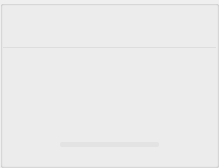
          <widget class="QGroupBox" name="groupBox_201">
           <property name="styleSheet">
            <string notr="true">#groupBox_201{
background-color: rgba(95, 95, 95, 200);
border: 0px solid #42adff;
border-left: 1px solid rgba(200, 200, 200,100);
border-right: 0px solid rgba(29, 83, 185, 255);
border-radius:0px;}</string>
           </property>
           <property name="title">
            <string/>
           </property>
           <layout class="QVBoxLayout" name="verticalLayout_4" stretch="0,0,0">
            <property name="leftMargin">
             <number>0</number>
            </property>
            <property name="topMargin">
             <number>0</number>
            </property>
            <property name="rightMargin">
             <number>0</number>
            </property>
            <property name="bottomMargin">
             <number>0</number>
            </property>
            <item>
             <widget class="QGroupBox" name="groupBox_3">
              <property name="minimumSize">
               <size>
                <width>0</width>
                <height>42</height>
               </size>
              </property>
              <property name="maximumSize">
               <size>
                <width>16777215</width>
                <height>42</height>
               </size>
              </property>
              <property name="styleSheet">
               <string notr="true">#groupBox_3{
border: 0px solid #42adff;
border-bottom: 1px solid rgba(200, 200, 200,100);
border-radius:0px;}</string>
              </property>
              <property name="title">
               <string/>
              </property>
              <layout class="QHBoxLayout" name="horizontalLayout_6">
               <property name="leftMargin">
                <number>11</number>
               </property>
               <property name="topMargin">
                <number>0</number>
               </property>
               <property name="rightMargin">
                <number>11</number>
               </property>
               <property name="bottomMargin">
                <number>0</number>
               </property>
               <item>
                <widget class="QLabel" name="label_6">
                 <property name="minimumSize">
                  <size>
                   <width>0</width>
                   <height>0</height>
                  </size>
                 </property>
                 <property name="maximumSize">
                  <size>
                   <width>16777215</width>
                   <height>40</height>
                  </size>
                 </property>
                 <property name="styleSheet">
                  <string notr="true">QLabel
{
	font-size: 22px;
	font-family: &quot;Microsoft YaHei&quot;;
	font-weight: bold;
 		border-radius:9px;
		background:rgba(66, 195, 255, 0);
color: rgb(218, 218, 218);
}
</string>
                 </property>
                 <property name="text">
                  <string/>
                 </property>
                </widget>
               </item>
               <item>
                <spacer name="horizontalSpacer_14">
                 <property name="orientation">
                  <enum>Qt::Horizontal</enum>
                 </property>
                 <property name="sizeHint" stdset="0">
                  <size>
                   <width>40</width>
                   <height>20</height>
                  </size>
                 </property>
                </spacer>
               </item>
               <item>
                <widget class="QLabel" name="fps_label">
                 <property name="minimumSize">
                  <size>
                   <width>100</width>
                   <height>40</height>
                  </size>
                 </property>
                 <property name="maximumSize">
                  <size>
                   <width>100</width>
                   <height>40</height>
                  </size>
                 </property>
                 <property name="styleSheet">
                  <string notr="true">QLabel
{
	font-size: 20px;
	font-family: &quot;Microsoft YaHei&quot;;
	font-weight: bold;
 		border-radius:9px;
		background:rgba(66, 195, 255, 0);
color: rgb(218, 218, 218);
}
</string>
                 </property>
                 <property name="text">
                  <string/>
                 </property>
                 <property name="alignment">
                  <set>Qt::AlignCenter</set>
                 </property>
                </widget>
               </item>
              </layout>
             </widget>
            </item>
            <item>
             <widget class="QSplitter" name="splitter">
              <property name="enabled">
               <bool>true</bool>
              </property>
              <property name="styleSheet">
               <string notr="true">#splitter::handle{background: 1px solid  rgba(200, 200, 200,100);}</string>
              </property>
              <property name="frameShape">
               <enum>QFrame::NoFrame</enum>
              </property>
              <property name="lineWidth">
               <number>10</number>
              </property>
              <property name="orientation">
               <enum>Qt::Horizontal</enum>
              </property>
              <property name="handleWidth">
               <number>1</number>
              </property>
              <widget class="Label_click_Mouse" name="out_video">
               <property name="enabled">
                <bool>true</bool>
               </property>
               <property name="sizePolicy">
                <sizepolicy hsizetype="Ignored" vsizetype="Ignored">
                 <horstretch>0</horstretch>
                 <verstretch>0</verstretch>
                </sizepolicy>
               </property>
               <property name="minimumSize">
                <size>
                 <width>200</width>
                 <height>0</height>
                </size>
               </property>
               <property name="font">
                <font>
                 <family>微软雅黑</family>
                 <pointsize>36</pointsize>
                </font>
               </property>
               <property name="cursor">
                <cursorShape>ArrowCursor</cursorShape>
               </property>
               <property name="styleSheet">
                <string notr="true">color: rgb(218, 218, 218);
</string>
               </property>
               <property name="text">
                <string/>
               </property>
               <property name="scaledContents">
                <bool>false</bool>
               </property>
               <property name="alignment">
                <set>Qt::AlignCenter</set>
               </property>
              </widget>
             </widget>
            </item>
            <item>
             <layout class="QHBoxLayout" name="horizontalLayout_12">
              <property name="leftMargin">
               <number>11</number>
              </property>
              <property name="rightMargin">
               <number>11</number>
              </property>
              <item>
               <widget class="QPushButton" name="runButton">
                <property name="minimumSize">
                 <size>
                  <width>40</width>
                  <height>40</height>
                 </size>
                </property>
                <property name="styleSheet">
                 <string notr="true">QPushButton {
border-style: solid;
border-width: 0px;
border-radius: 0px;
background-color: rgba(223, 223, 223, 0);
}
QPushButton::focus{outline: none;}
QPushButton::hover {
border-style: solid;
border-width: 0px;
border-radius: 0px;
background-color: rgba(223, 223, 223, 150);}</string>
                </property>
                <property name="text">
                 <string/>
                </property>
                <property name="icon">
                 <iconset resource="../apprcc.qrc">
                  <normaloff>:/img/icon/运行.png</normaloff>
                  <normalon>:/img/icon/暂停.png</normalon>
                  <disabledoff>:/img/icon/运行.png</disabledoff>
                  <disabledon>:/img/icon/暂停.png</disabledon>
                  <activeoff>:/img/icon/运行.png</activeoff>
                  <activeon>:/img/icon/暂停.png</activeon>
                  <selectedoff>:/img/icon/运行.png</selectedoff>
                  <selectedon>:/img/icon/暂停.png</selectedon>:/img/icon/运行.png</iconset>
                </property>
                <property name="iconSize">
                 <size>
                  <width>30</width>
                  <height>30</height>
                 </size>
                </property>
                <property name="checkable">
                 <bool>true</bool>
                </property>
               </widget>
              </item>
              <item>
               <widget class="QProgressBar" name="progressBar">
                <property name="maximumSize">
                 <size>
                  <width>16777215</width>
                  <height>5</height>
                 </size>
                </property>
                <property name="styleSheet">
                 <string notr="true">QProgressBar{ color: rgb(255, 255, 255); font:12pt; border-radius:2px; text-align:center; border:none; background-color: rgba(215, 215, 215,100);} 
QProgressBar:chunk{ border-radius:0px; background: rgba(55, 55, 55, 200);}</string>
                </property>
                <property name="maximum">
                 <number>1000</number>
                </property>
                <property name="value">
                 <number>0</number>
                </property>
                <property name="textVisible">
                 <bool>false</bool>
                </property>
               </widget>
              </item>
              <item>
               <widget class="QPushButton" name="stopButton">
                <property name="minimumSize">
                 <size>
                  <width>40</width>
                  <height>40</height>
                 </size>
                </property>
                <property name="styleSheet">
                 <string notr="true">QPushButton {
border-style: solid;
border-width: 0px;
border-radius: 0px;
background-color: rgba(223, 223, 223, 0);
}
QPushButton::focus{outline: none;}
QPushButton::hover {
border-style: solid;
border-width: 0px;
border-radius: 0px;
background-color: rgba(223, 223, 223, 150);}</string>
                </property>
                <property name="text">
                 <string/>
                </property>
                <property name="icon">
                 <iconset resource="../apprcc.qrc">
                  <normaloff>:/img/icon/终止.png</normaloff>:/img/icon/终止.png</iconset>
                </property>
                <property name="iconSize">
                 <size>
                  <width>30</width>
                  <height>30</height>
                 </size>
                </property>
               </widget>
              </item>
             </layout>
            </item>
           </layout>
          </widget>
